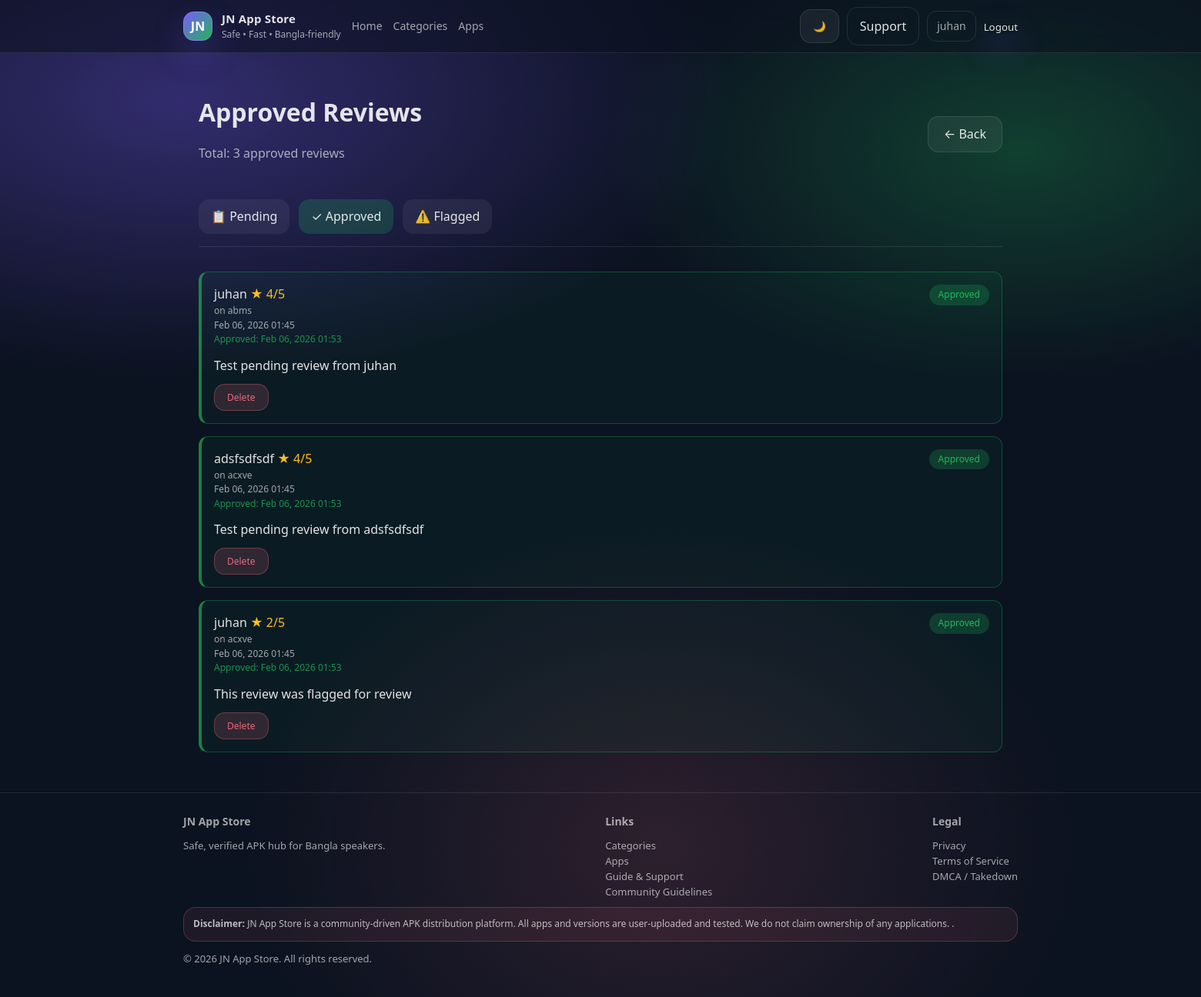
The page /admin-panel/reviews/approved/ (signed in) on the database its author committed.
### accounts/models.py (models this page shows, shortened)
class User(AbstractUser):
    phone = models.CharField(max_length=20, blank=True)
    avatar = models.ImageField(upload_to="avatars/", blank=True, null=True)

### reviews/models.py (models this page shows, shortened)
class Review(models.Model):
    app = models.ForeignKey(App, on_delete=models.CASCADE, related_name="reviews")
    user = models.ForeignKey(settings.AUTH_USER_MODEL, on_delete=models.CASCADE, related_name="reviews")
    rating = models.PositiveSmallIntegerField(default=5)  # 1..5
    comment = models.TextField(blank=True)
    is_approved = models.BooleanField(default=False)  # Auto-approved on app page
    is_flagged = models.BooleanField(default=False)   # Flagged for review
    created_at = models.DateTimeField(auto_now_add=True)
    approved_at = models.DateTimeField(null=True, blank=True)
    class Meta:
        ordering = ["-created_at"]
        unique_together = ("app", "user")  # one review per user per app

### apps/models.py (models this page shows, shortened)
class App(models.Model):
    PLATFORM_CHOICES = [
        ("android", "Android"),
        ("windows", "Windows"),
        ("ios", "iOS"),
        ("web", "Web"),
    ]
    owner = models.ForeignKey(settings.AUTH_USER_MODEL, on_delete=models.CASCADE, related_name="apps")
    category = models.ForeignKey(Category, on_delete=models.PROTECT, related_name="apps")
    title = models.CharField(max_length=180)
    slug = models.SlugField(max_length=200, unique=True)
    short_description = models.CharField(max_length=220, blank=True)
    description = models.TextField(blank=True)
    platform = models.CharField(max_length=20, choices=PLATFORM_CHOICES, default="android")
    version = models.CharField(max_length=40, blank=True)
    size_mb = models.DecimalField(max_digits=8, decimal_places=2, default=0)
    cover_image = models.ImageField(upload_to="app_covers/", blank=True, null=True)
    apk_file = models.FileField(upload_to="apks/", blank=True, null=True)  # optional
    download_link = models.URLField(blank=True)  # external link (drive/pixeldrain)
    store_name = models.CharField(max_length=100, blank=True, default="JN App Store")  # e.g., Google Play, App Store
    store_email = models.EmailField(blank=True)  # store/developer email
    is_published = models.BooleanField(default=True)
    is_pending_deletion = models.BooleanField(default=False)
    downloads = models.PositiveIntegerField(default=0)
    created_at = models.DateTimeField(auto_now_add=True)
    updated_at = models.DateTimeField(auto_now=True)
    class Meta:
        ordering = ["-created_at"]

### core/views.py (the view)
# urls.py: path("reviews/approved/", views.reviews_approved, name="reviews_approved"),
@login_required(login_url='accounts:login')
@user_passes_test(is_admin)
def reviews_approved(request):
    reviews = Review.objects.filter(is_approved=True, is_flagged=False).select_related('user', 'app').order_by('-approved_at')
    context = {
        'reviews': reviews,
        'title': 'Approved Reviews',
    }
    return render(request, 'admin/reviews_approved.html', context)

### core/views.py (called while the page is built)
def is_admin(user):
    return user.is_staff

### templates/admin/reviews_approved.html (shortened to what this page needs)
{% extends "base.html" %}
{% load static %}
{% block content %}
<div style="padding:20px;">
  <div style="display:flex; justify-content:space-between; align-items:center; margin-bottom:32px;">
    <div>
      <h1 style="margin:0 0 8px; font-size:32px;">Approved Reviews</h1>
      <p style="color:var(--muted);">Total: {{ reviews|length }} approved reviews</p>
    </div>
    <a href="{% url 'admin_panel:dashboard' %}" class="btn secondary" style="padding:10px 20px;">← Back</a>
  </div>
  <div style="margin-bottom:32px; display:flex; gap:12px; border-bottom:1px solid var(--line); padding-bottom:16px;">
    <a href="{% url 'admin_panel:reviews_list' %}" class="btn secondary" style="padding:10px 16px; border:none; text-decoration:none;">
      📋 Pending
    </a>
    <a href="{% url 'admin_panel:reviews_approved' %}" class="btn secondary" style="padding:10px 16px; background:rgba(34,197,94,0.2); border:none; text-decoration:none;">
      ✓ Approved
    </a>
    <a href="{% url 'admin_panel:reviews_flagged' %}" class="btn secondary" style="padding:10px 16px; border:none; text-decoration:none;">
      ⚠️ Flagged
    </a>
  </div>
  <div style="display:grid; gap:16px;">
    {% for review in reviews %}
      <div style="padding:16px; background:rgba(34,197,94,0.05); border:1px solid rgba(34,197,94,0.3); border-left:4px solid rgba(34,197,94,0.6); border-radius:12px;">
        <div style="display:flex; justify-content:space-between; align-items:start; margin-bottom:12px;">
          <div>
            <div style="font-weight:500;">{{ review.user.username }} <span style="color:#fbbf24;">★ {{ review.rating }}/5</span></div>
            <div style="color:var(--muted); font-size:12px;">on {{ review.app.title }}</div>
            <div style="color:var(--muted); font-size:12px;">{{ review.created_at|date:"M d, Y H:i" }}</div>
            {% if review.approved_at %}
              <div style="color:rgba(34,197,94,0.7); font-size:12px;">Approved: {{ review.approved_at|date:"M d, Y H:i" }}</div>
            {% endif %}
          </div>
          <span style="background:rgba(34,197,94,0.2); color:rgba(34,197,94,0.9); padding:4px 12px; border-radius:20px; font-size:12px;">Approved</span>
        </div>
        <p style="margin:0 0 12px; color:var(--text); line-height:1.5;">{{ review.comment }}</p>
        <form method="post" action="{% url 'admin_panel:reviews_delete' pk=review.pk %}" style="display:inline;">
          <button type="submit" class="btn secondary" style="padding:8px 16px; font-size:12px; background:rgba(251,113,133,0.15); border:1px solid rgba(251,113,133,0.3); color:rgba(251,113,133,0.9);" onclick="return confirm('Delete this review permanently?');">Delete</button>
        </form>
      </div>
    {% empty %}
      <div style="padding:32px; text-align:center; color:var(--muted); background:rgba(255,255,255,0.04); border:1px solid var(--line); border-radius:12px;">
        No approved reviews
      </div>
    {% endfor %}
  </div>
</div>
{% endblock %}

### templates/base.html (shortened to what this page needs)
{% load static %}
<!doctype html>
<html lang="bn">
<head>
  <link rel="stylesheet" href="{% static 'css/styles.css' %}">
</head>
<body>
  <header>
    <div class="container">
      <div class="nav">
        <a class="brand" href="/">
          <div class="logo">JN</div>
          <div>
            <h1>JN App Store</h1>
            <p>Safe • Fast • Bangla-friendly</p>
          </div>
        </a>
        <nav class="links" aria-label="Primary">
          <a href="/">Home</a>
          <a href="{% url 'categories:list' %}">Categories</a>
          <a href="{% url 'apps:list' %}">Apps</a>
        </nav>
        <div class="actions">
          <button class="btn theme-toggle" id="themeToggle" aria-label="Toggle dark/light mode" title="Toggle theme">
            <span id="themeIcon">🌙</span>
          </button>
          <a class="btn ghost" href="{% url 'support' %}">Support</a>
          {% if user.is_authenticated %}
            <div style="display:flex; align-items:center; gap:10px;">
              <a href="{% url 'accounts:profile' %}" style="color: var(--muted); font-size: 14px; padding:8px 12px; border:1px solid var(--line); border-radius:12px; transition:.12s; display:inline-block;">{{ user.username }}</a>
              <form method="post" action="{% url 'accounts:logout' %}" style="display:inline;">
                <button type="submit" class="btn primary" style="border:none; background:none; cursor:pointer; padding:0;">Logout</button>
              </form>
            </div>
          {% else %}
            <a class="btn ghost" href="{% url 'accounts:login' %}">Login</a>
            <a class="btn primary" href="{% url 'accounts:signup' %}">Sign Up</a>
          {% endif %}
        </div>
      </div>
    </div>
  </header>
  <main>
    <div class="container">
      {% block content %}{% endblock %}
    </div>
  </main>
  <footer>
    <div class="container">
      <div class="foot">
        <div>
          <h3>JN App Store</h3>
          <p style="margin:4px 0; color:var(--muted); font-size:13px">Safe, verified APK hub for Bangla speakers.</p>
        </div>
        <div>
          <h3 style="font-size:14px; margin:0 0 10px">Links</h3>
          <a href="{% url 'categories:list' %}">Categories</a><br/>
          <a href="{% url 'apps:list' %}">Apps</a><br/>
          <a href="{% url 'support' %}">Guide & Support</a><br/>
          <a href="{% url 'community_guidelines' %}">Community Guidelines</a>
        </div>
        <div>
          <h3 style="font-size:14px; margin:0 0 10px">Legal</h3>
          <a href="#">Privacy</a><br/>
          <a href="{% url 'terms_of_service' %}">Terms of Service</a><br/>
          <a href="#">DMCA / Takedown</a>
        </div>
      </div>
      <div class="disclaimer">
        <b>Disclaimer:</b>
JN App Store is a community-driven APK distribution platform. All apps and versions are user-uploaded and tested. We do not claim ownership of any applications.
.
      </div>
      <p style="margin:12px 0 0">© <span id="year"></span> JN App Store. All rights reserved.</p>
    </div>
  </footer>
</body>
</html>

### static/css/styles.css (style rules this page uses)
:root { --bg: #0b1220; --card: rgba(255,255,255,0.06); --card2: rgba(255,255,255,0.08); --text: rgba(255,255,255,0.88); --muted: rgba(255,255,255,0.62); --line: rgba(255,255,255,0.10); --brand: #7c5cff; --brand2: #22c55e; --danger: #fb7185; --shadow: 0 18px 60px rgba(0,0,0,0.55); --radius: 18px; --radius2: 26px; --max: 1120px; --font: ui-sans-serif, system-ui, -apple-system, Segoe UI, Roboto, Arial, "Noto Sans Bengali", sans-serif; }
* { box-sizing: border-box; }
html, body { height: 100%; }
body { margin: 0; font-family: var(--font); background: radial-gradient(1200px 600px at 15% 10%, rgba(124,92,255,0.35), transparent 60%), radial-gradient(900px 500px at 85% 15%, rgba(34,197,94,0.25), transparent 60%), radial-gradient(900px 700px at 55% 85%, rgba(251,113,133,0.14), transparent 60%), var(--bg); color: var(--text); line-height: 1.55; }
a { color: inherit; text-decoration: none; }
button, input { font-family: inherit; }
.container { max-width: var(--max); margin: 0 auto; padding: 0 18px; }
.btn { display: inline-flex; align-items: center; justify-content: center; gap: 10px; padding: 12px 16px; border-radius: 14px; border: 1px solid var(--line); background: rgba(255,255,255,0.06); color: var(--text); cursor: pointer; transition: transform .12s ease, background .12s ease, border-color .12s ease; user-select: none; white-space: nowrap; }
.btn.primary { background: linear-gradient(135deg, var(--brand), #4f46e5); border-color: rgba(255,255,255,0.12); box-shadow: 0 18px 40px rgba(124,92,255,0.25); }
.btn.ghost { background: transparent; }
header { position: sticky; top: 0; z-index: 50; backdrop-filter: blur(14px); background: rgba(11,18,32,0.55); border-bottom: 1px solid var(--line); }
.nav { height: 68px; display: flex; align-items: center; justify-content: space-between; gap: 14px; flex-wrap: nowrap; }
.brand { display: flex; align-items: center; gap: 12px; min-width: auto; flex: 0 0 auto; }
.logo { width: 38px; height: 38px; border-radius: 14px; background: linear-gradient(135deg, var(--brand), rgba(34,197,94,0.9)); box-shadow: 0 18px 40px rgba(124,92,255,0.25); display: grid; place-items: center; font-weight: 800; color: white; border: 1px solid rgba(255,255,255,0.14); flex: 0 0 auto; }
.brand h1 { font-size: 15px; margin: 0; letter-spacing: 0.2px; white-space: nowrap; }
.brand p { margin: 0; font-size: 12px; color: var(--muted); white-space: nowrap; }
.links { display: flex; align-items: center; gap: 14px; flex: 1 1 auto; margin: 0; padding: 0; min-width: 0; }
.links a { color: var(--muted); font-size: 14px; transition: color .12s ease; white-space: nowrap; flex-shrink: 0; }
.actions { display: flex; align-items: center; gap: 10px; flex: 0 0 auto; }
footer { padding: 26px 0 40px; border-top: 1px solid var(--line); color: var(--muted); font-size: 13px; }
.foot { display: flex; align-items: flex-start; justify-content: space-between; gap: 14px; flex-wrap: wrap; }
.foot a { color: var(--muted); transition: color .12s ease; }
.foot h3 { margin: 0 0 10px; font-size: 14px; }
.foot p { margin: 0; }
.disclaimer { margin-top: 10px; padding: 12px; border-radius: 16px; border: 1px solid rgba(251,113,133,0.25); background: rgba(251,113,133,0.08); color: rgba(255,255,255,0.70); font-size: 12px; }
main { padding: 32px 0; }

### rows shown on the page
User: username "juhan"
Review: user.username "juhan", rating "4", app "abms", created_at "Feb 06, 2026 01:45", approved_at "Feb 06, 2026 01:53", comment "Test pending review from juhan"
Review: user.username "adsfsdfsdf", rating "4", app "acxve", created_at "Feb 06, 2026 01:45", approved_at "Feb 06, 2026 01:53", comment "Test pending review from adsfsdfsdf"
Review: user.username "juhan", rating "2", app "acxve", created_at "Feb 06, 2026 01:45", approved_at "Feb 06, 2026 01:53", comment "This review was flagged for review"

### other values the page prints
{{ reviews|length }} "3"
